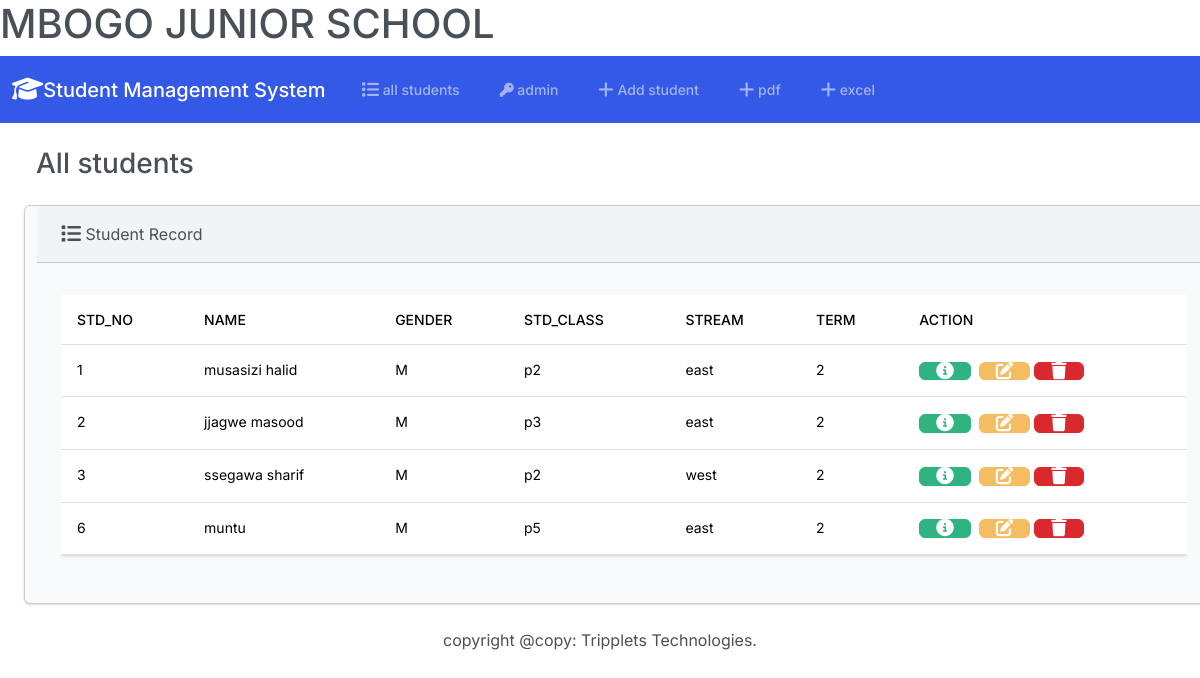
The page / on the database its author committed.
### DOS/models.py (models this page shows)
class student(models.Model):
    GENDER_CHOICES=[("M","Male"),("F","Female"),]
    CLASS_CHOICES=[("P1","P.1"),("P2","P.2"),("P3","P.3"),("P4","P.4"),("P5","P.5"),("P6","P.6"),("P7","P.7"),]
    STREAM_CHOICES=[("EAST","A"),("WEST","B"),]
    TERM_CHOICES=[("1","ONE"),("2","TWO"),("3","THREE"),]
    std_No=models.PositiveIntegerField()
    name=models.CharField(max_length=50)
    gender=models.CharField(max_length=4,choices=GENDER_CHOICES)
    std_class=models.CharField(max_length=10,choices=CLASS_CHOICES)
    stream=models.CharField(max_length=20,choices=STREAM_CHOICES)
    term=models.CharField(max_length=20,choices=TERM_CHOICES)
    theme=models.ImageField(null=True,blank=True,upload_to="images/")

### DOS/views.py (the view)
# urls.py: path('',views.index,name='index'),
def index(request):
    return render(request,'DOS/index.html',{
        'DOS':student.objects.all()
    })

### DOS/templates/DOS/index.html (shortened to what this page needs)
{% load static %}
<html>
<!DOCTYPE html>
<html lang="en">
<head>
  <link href="{% static 'css/bootstrap.min.css'%}" rel="stylesheet">
   <link rel="stylesheet" href="https://cdnjs.cloudflare.com/ajax/libs/font-awesome/6.5.1/css/all.min.css" >
</head>
<body class="d-flex flex-column min-vh-100">
  <h1>MBOGO JUNIOR SCHOOL</h1>
        <nav class="navbar navbar-expand-lg bg-primary" data-bs-theme="dark">
            <div class="container-fluid">
              <a class="navbar-brand" href="{%url 'index'%}"><i class="fa-solid fa-graduation-cap fa-lg"></i>Student Management System</a>
              <div class="collapse navbar-collapse" id="navbarColor01">
                <ul class="navbar-nav me-auto">
                  <li class="nav-item">
                    <a class="nav-link" href="{%url 'index'%}"> all students</a>
                  </li>
                  <li class="nav-item">
                    <a class="nav-link" href="{% url 'admin:index'%}"><i class="fa-solid fa-key"></i> admin</a>
                  </li>
                  <li class="nav-item">
                    <a class="nav-link" href="{%url 'add'%}"> Add student</a>
                  </li>
                  <li class="nav-item">
                    <a class="nav-link" href="{%url 'pdf'%}"> pdf</a>
                  </li>
                  <li class="nav-item">
                    <a class="nav-link" href="{%url 'excel'%}"> excel</a>
                  </li>
                </ul>
              </div>
            </div>
          </nav>
          <div class="container-fluid">
            <h3 class="m-4">All students</h3>
            <div class="row">
            {%if DOS%}
            <div class="card bg-light ms-4 me-4 mb-4" >
              <div class="card-header"><i class="fa-solid fa-list fa-lg"></i> Student Record</div>
              <div class="card-body">
                <p class="card-text">
                  <div class="table-responsive">
                    <table class="table table-hover">
                      <thead>
                        <tr>
                          <th scope="col">std_No</th>
                          <th scope="col">name</th>
                          <th scope="col">gender</th>
                          <th scope="col">std_class</th>
                          <th scope="col">stream</th>
                          <th scope="col">term</th>
                          <th scope="col">Action</th>
                        </tr>
                      </thead>
                      <tbody>
                       {%for student in DOS%}
                       <tr>
                        <td>{{student.std_No}}</td>
                        <td>{{student.name}}</td>
                        <td>{{student.gender}}</td>
                        <td>{{student.std_class}}</td>
                        <td>{{student.stream}}</td>
                        <td>{{student.term}}</td>
                        <td>
                          <button type="button" class="btn btn-success me-1"href={% url 'view_student' student.id %}data-bs-toggle="modal"data-bs-target="#myModal{{student.id}}"></button>
                          <button class="btn btn-warning me-1" data-bs-toggle="modal" data-bs-target="#edit{{student.id}}"></a>
                          <button type="button" class="btn btn-danger"data-bs-toggle="modal" data-bs-target="#delete{{student.id}}">
                          </button>
                        </td>
                       </tr>
                        {%endfor%}
                      </tbody>
                    </table>
                  </div>
                </p>
              </div>
            {%else%}
            <h5 class="alert alert-primary ms-4 me-4">NO STUDENT RECORD</h5>
            {% endif %}
          </div>
        </div>
</body>
<footer class="mt-auto mb-4">
  <div class="text-center">
    <span>
      copyright @copy: <script>document.write(newdate().getfullyear())</script>Tripplets Technologies.
    </span>
  </div>
</footer>
</html>

### rows shown on the page
student: std_No "1", name "musasizi halid", gender "M", std_class "p2", stream "east", term "2"
student: std_No "2", name "jjagwe masood", gender "M", std_class "p3", stream "east", term "2"
student: std_No "3", name "ssegawa sharif", gender "M", std_class "p2", stream "west", term "2"
student: std_No "6", name "muntu", gender "M", std_class "p5", stream "east", term "2"
